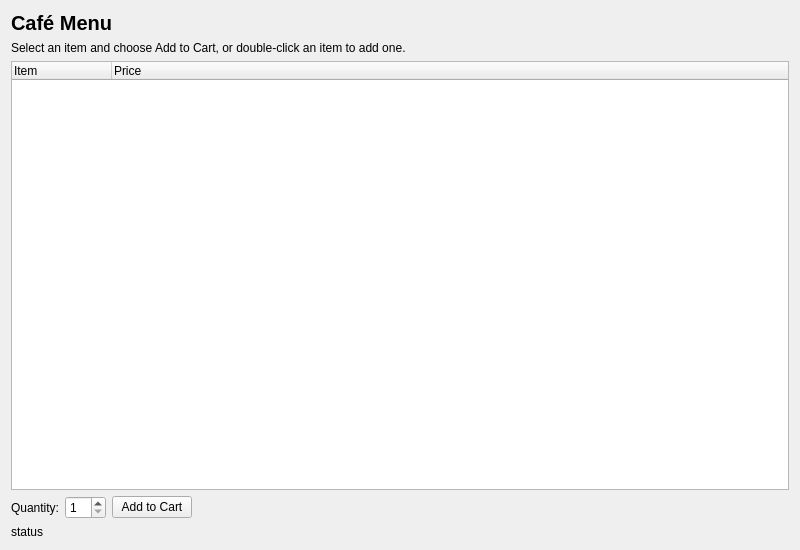
<?xml version="1.0" encoding="UTF-8"?>
<ui version="4.0">
 <class>MenuView</class>
 <widget class="QWidget" name="MenuView">
  <property name="geometry">
   <rect>
    <x>0</x>
    <y>0</y>
    <width>800</width>
    <height>550</height>
   </rect>
  </property>
  <property name="windowTitle">
   <string>Menu</string>
  </property>
  <layout class="QVBoxLayout" name="mainLayout">
   <item>
    <widget class="QLabel" name="titleLabel">
     <property name="font">
      <font>
       <pointsize>15</pointsize>
       <bold>true</bold>
      </font>
     </property>
     <property name="text">
      <string>Café Menu</string>
     </property>
    </widget>
   </item>
   <item>
    <widget class="QLabel" name="hintLabel">
     <property name="text">
      <string>Select an item and choose Add to Cart, or double-click an item to add one.</string>
     </property>
    </widget>
   </item>
   <item>
    <widget class="QTreeWidget" name="menuTree">
     <property name="editTriggers">
      <set>QAbstractItemView::NoEditTriggers</set>
     </property>
     <property name="alternatingRowColors">
      <bool>true</bool>
     </property>
     <property name="rootIsDecorated">
      <bool>true</bool>
     </property>
     <column>
      <property name="text">
       <string>Item</string>
      </property>
     </column>
     <column>
      <property name="text">
       <string>Price</string>
      </property>
     </column>
    </widget>
   </item>
   <item>
    <layout class="QHBoxLayout" name="addLayout">
     <item>
      <widget class="QLabel" name="quantityLabel">
       <property name="text">
        <string>Quantity:</string>
       </property>
      </widget>
     </item>
     <item>
      <widget class="QSpinBox" name="quantitySpinBox">
       <property name="minimum">
        <number>1</number>
       </property>
       <property name="maximum">
        <number>20</number>
       </property>
      </widget>
     </item>
     <item>
      <widget class="QPushButton" name="addToCartButton">
       <property name="text">
        <string>Add to Cart</string>
       </property>
      </widget>
     </item>
     <item>
      <spacer name="addSpacer">
       <property name="orientation">
        <enum>Qt::Horizontal</enum>
       </property>
       <property name="sizeHint" stdset="0">
        <size>
         <width>40</width>
         <height>20</height>
        </size>
       </property>
      </spacer>
     </item>
    </layout>
   </item>
   <item>
    <widget class="QLabel" name="statusLabel">
     <property name="text">
      <string>status</string>
     </property>
    </widget>
   </item>
  </layout>
 </widget>
 <resources/>
 <connections/>
</ui>
